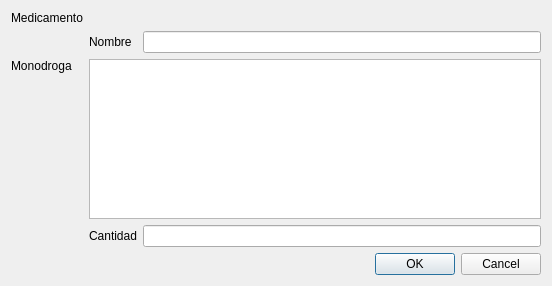
<?xml version="1.0" encoding="UTF-8"?>
<ui version="4.0">
 <class>vtnAltaMedicamento</class>
 <widget class="QWidget" name="vtnAltaMedicamento">
  <property name="geometry">
   <rect>
    <x>0</x>
    <y>0</y>
    <width>552</width>
    <height>286</height>
   </rect>
  </property>
  <property name="windowTitle">
   <string>Alta Medicamento</string>
  </property>
  <layout class="QVBoxLayout" name="verticalLayout">
   <item>
    <layout class="QGridLayout" name="gridLayout">
     <item row="1" column="1">
      <widget class="QLabel" name="label_4">
       <property name="text">
        <string>Nombre</string>
       </property>
      </widget>
     </item>
     <item row="2" column="0" alignment="Qt::AlignTop">
      <widget class="QLabel" name="label_2">
       <property name="text">
        <string>Monodroga</string>
       </property>
      </widget>
     </item>
     <item row="1" column="2">
      <widget class="QLineEdit" name="lineNomb">
       <property name="statusTip">
        <string>Ingrese nombre del medicamento (solo letrasy númros)</string>
       </property>
       <property name="accessibleDescription">
        <string>textoNumeros</string>
       </property>
       <property name="text">
        <string/>
       </property>
      </widget>
     </item>
     <item row="4" column="2">
      <widget class="QDialogButtonBox" name="buttonBox">
       <property name="standardButtons">
        <set>QDialogButtonBox::Cancel|QDialogButtonBox::Ok</set>
       </property>
      </widget>
     </item>
     <item row="3" column="2">
      <widget class="QLineEdit" name="lineCantidad">
       <property name="statusTip">
        <string>Ingrese cantidad de la monodroga (solo números)</string>
       </property>
       <property name="accessibleDescription">
        <string>numeros</string>
       </property>
      </widget>
     </item>
     <item row="0" column="0">
      <widget class="QLabel" name="label">
       <property name="text">
        <string>Medicamento</string>
       </property>
      </widget>
     </item>
     <item row="3" column="1">
      <widget class="QLabel" name="label_3">
       <property name="text">
        <string>Cantidad</string>
       </property>
      </widget>
     </item>
     <item row="2" column="1" colspan="2">
      <widget class="QTableWidget" name="tablaMonodroga">
       <property name="enabled">
        <bool>true</bool>
       </property>
       <property name="editTriggers">
        <set>QAbstractItemView::NoEditTriggers</set>
       </property>
       <property name="sortingEnabled">
        <bool>false</bool>
       </property>
       <property name="rowCount">
        <number>0</number>
       </property>
       <attribute name="horizontalHeaderDefaultSectionSize">
        <number>140</number>
       </attribute>
       <attribute name="horizontalHeaderStretchLastSection">
        <bool>true</bool>
       </attribute>
      </widget>
     </item>
    </layout>
   </item>
  </layout>
 </widget>
 <tabstops>
  <tabstop>lineNomb</tabstop>
  <tabstop>tablaMonodroga</tabstop>
  <tabstop>lineCantidad</tabstop>
  <tabstop>buttonBox</tabstop>
 </tabstops>
 <resources/>
 <connections/>
</ui>
